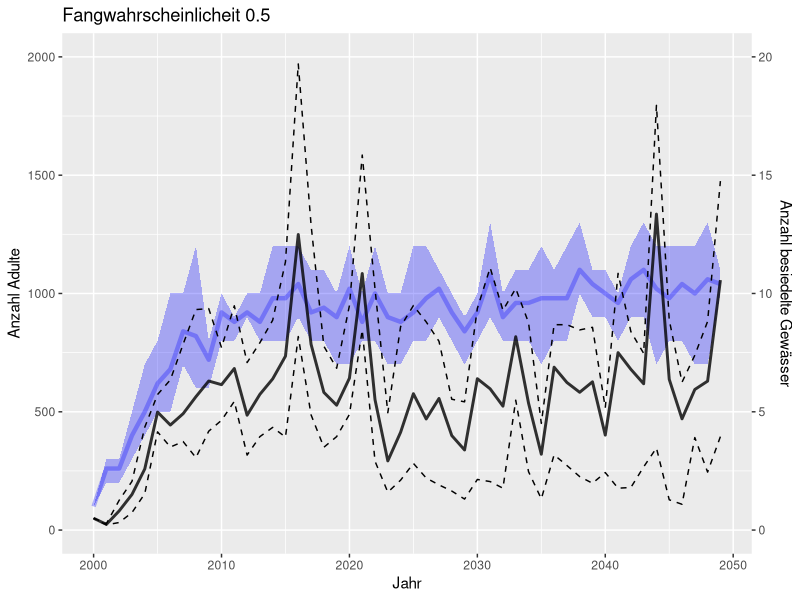
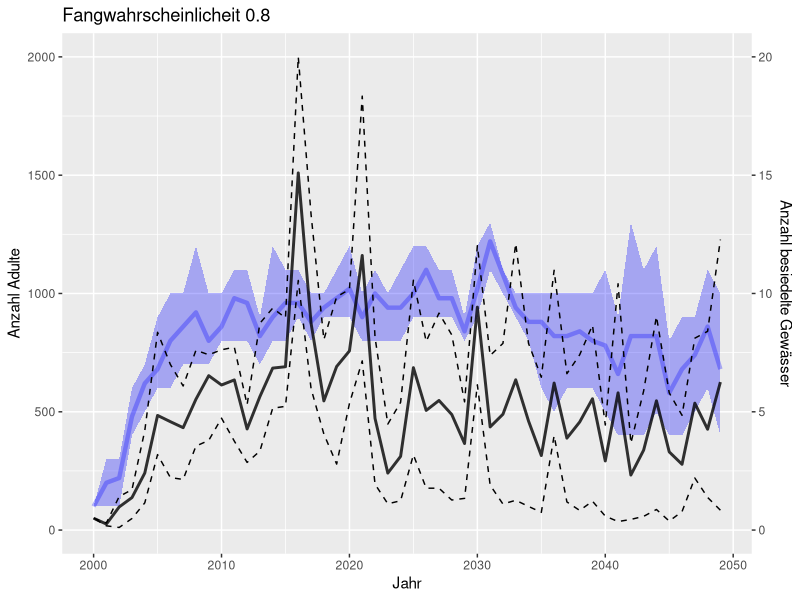
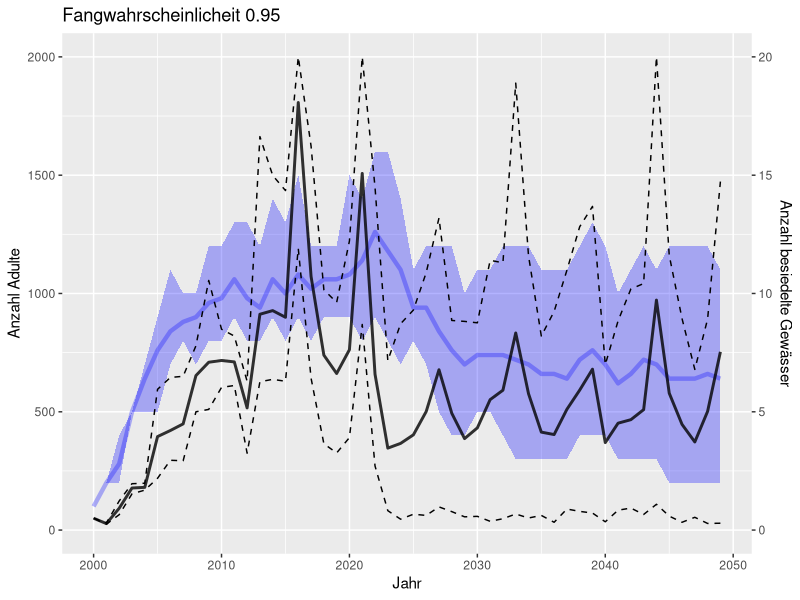

Reproduce these figures in R, in order.
library(tidyverse)
# data_4_11 <- read.table("excel/resultate_4.11.csv",sep=',', fill=TRUE, header=TRUE, quote="\"")
data_11_11 <- read.table("excel/resultate_11.11.csv",sep=',', fill=TRUE, header=TRUE, quote="\"")
str(data_11_11)
pondList <- c()
pondCount <- c()
for ( pond in 1:nrow(data_11_11)){
  text <- data_11_11[pond,ncol(data_11_11)]
  if (nchar(text) <= 4) {pondList[pond] <- NA}
  else {pondList[pond] <- strsplit(substring(text,3,nchar(text)-2),",")}
  pondCount[pond] <- length(unlist(pondList[pond]))
}

pondList_summary <- levels(as.factor(unlist(pondList)))
pondList_count <- c()
for (pond in 1:length(pondList_summary)){
  pondList_count[pond] <- 0
  for (list in 1:length(pondList)) {
    if (pondList_summary[pond] %in% pondList[list][[1]]) {pondList_count[pond] <- pondList_count[pond]+1}
  }
}
pondList_Count <- round(pondList_count / 750,2)
pondBesiedelt <- cbind(pondList_summary, pondList_Count)



data <- cbind(data_11_11[,1:ncol(data_11_11)-1],pondCount)

colnames(data) <- c("simulation", "currentDate","probCatch","egg", "larva", "juvenil", "adult", "adultSlipped", "adultNotSlipped",
                    "totCatched_adult", "totCatched_juv", "eggs_tot","larva_tot","juv_tot", "adult_tot", "migrantJuv_tot", "migrantAdult_tot", "pondCount")
# colnames(data1) <- c("currentDate","probCatch","egg", "larva", "juvenil", "adult", "adultSlipped", "adultNotSliped",
                    # "totCatched_adult", "totCatched_juv", "eggs_tot","larva_tot","juv_tot", "adult_tot", "migrantJuv_tot", "migrantAdult_tot")


levels <- as.numeric(levels(as.factor(data$probCatch)))

data$year <- as.integer(substring(data$currentDate,8,11))
level_year <- as.numeric(levels(as.factor(data$year)))

for ( pc in 1:length(levels)) {
  
  data_pc <- data[data$probCatch==levels[pc],]
  
  data_min <- c()
  data_max <- c()
  data_mean <- c()
  pond_min <- c()
  pond_max <- c()
  pond_mean <- c()
  
  for (i in 1:length(level_year)) {
    data_min[i] <- min((data_pc %>% filter(data_pc$year==level_year[i]))$adult)
    data_max[i] <- max((data_pc %>% filter(data_pc$year==level_year[i]))$adult)
    data_mean[i] <- mean((data_pc %>% filter(data_pc$year==level_year[i]))$adult)
    pond_min[i] <- min((data_pc %>% filter(data_pc$year==level_year[i]))$pondCount)*100
    pond_max[i] <- max((data_pc %>% filter(data_pc$year==level_year[i]))$pondCount)*100
    pond_mean[i] <- mean((data_pc %>% filter(data_pc$year==level_year[i]))$pondCount)*100
  }
  
  data_graph <- data.frame(
    year = level_year,
    min = data_min,
    max = data_max,
    mean = data_mean,
    pond_min = pond_min,
    pond_max = pond_max,
    pond_mean = pond_mean
  )
  
  filter_year <- (data_graph %>% filter(data_graph$max > 2000))$year
  if (length(filter_year > 1)) {
    for (fy in 1:length(filter_year)) {
      data_graph[data_graph$year==filter_year[fy],3] <- 2000
    }
  }
  
  assign(paste("adult",pc,sep=""), ggplot(data_graph, aes(year, mean)) + 
        # geom_point(aes(y=pond_mean,x=year),shape=15,color='blue',size=1.5, alpha=0.5) +
        geom_ribbon(aes(ymin=pond_min,ymax=pond_max), fill='blue', alpha=0.3) +
        geom_line(aes(y=pond_mean,x=year),color='blue',size=1.5,alpha=0.3) +
        # geom_point() +
        geom_ribbon(aes(ymin=min,ymax=max), color='black',linetype=2, fill=NA) +
        geom_line(color='black',size=1,alpha=0.8) +
        # geom_linerange(aes(ymin=min, ymax=max)) +
        ggtitle(paste("Fangwahrscheinlicheit", levels[pc], sep=" ")) +
        ylab(("Anzahl Adulte")) +
        xlab("Jahr") +
        scale_y_continuous(limits=c(0,2000),
          sec.axis = sec_axis(~./100,name="Anzahl besiedelte Gewässer"))
  )
  assign(paste("res_data_",pc,sep=""),data_graph)
}


# ##### alte Daten
# 
# 
# data <- data1
# 
# levels <- as.numeric(levels(as.factor(data$probCatch)))
# 
# data$year <- as.integer(substring(data$currentDate,8,11))
# level_year <- as.numeric(levels(as.factor(data$year)))
# data$fangquote_adult <- data$totCatched_adult/data$adult
# 
# for ( pc in 1:length(levels)) {
#   
#   data_pc <- data[data$probCatch==levels[pc],]
#   
#   data_min <- c()
#   data_max <- c()
#   data_mean <- c()
#   data_fangquote_1 <- c()
#   data_fangquote_2 <- c()
#   data_fangquote_3 <- c()
#   
#   for (i in 1:length(level_year)) {
#     data_min[i] <- min((data_pc %>% filter(data_pc$year==level_year[i]))$adult)
#     data_max[i] <- max((data_pc %>% filter(data_pc$year==level_year[i]))$adult)
#     data_mean[i] <- mean((data_pc %>% filter(data_pc$year==level_year[i]))$adult)
#     data_fangquote_1[i] <- (data_pc %>% filter(data_pc$year==level_year[i]))$fangquote_adult[1]
#     data_fangquote_2[i] <- (data_pc %>% filter(data_pc$year==level_year[i]))$fangquote_adult[2]
#     data_fangquote_3[i] <- (data_pc %>% filter(data_pc$year==level_year[i]))$fangquote_adult[3]
#   }
#   
#   data_graph <- data.frame(
#     year = level_year,
#     min = data_min,
#     max = data_max,
#     mean = data_mean,
#     fq_1 = data_fangquote_1*2000,
#     fq_2 = data_fangquote_2*2000,
#     fq_3 = data_fangquote_3*2000
#   )
#   filter_year <- (data_graph %>% filter(data_graph$max > 2000))$year
#   data_graph[data_graph$year==filter_year,3] <- 2000
#   
#   assign(paste("adult_alt",pc,sep=""), ggplot(data_graph, aes(year, mean)) + 
#            geom_point() +
#            # geom_point(aes(year, fq_1), shape=4, color='grey')  +
#            geom_linerange(aes(ymin=min, ymax=max)) +
#            ggtitle(paste("Fangwahrscheinlicheit", levels[pc], sep=" ")) +
#            ylab(("Anzahl Adulte")) +
#            xlab("Jahr")
#          # scale_y_continuous(limits=c(0,2000),
#          # sec.axis = sec_axis(~./2000,name="Fangquote in %"))
#   )
# }
